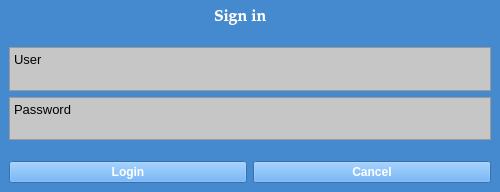
<?xml version="1.0" encoding="UTF-8"?>
<ui version="4.0">
 <class>MainWindow</class>
 <widget class="QMainWindow" name="MainWindow">
  <property name="enabled">
   <bool>true</bool>
  </property>
  <property name="geometry">
   <rect>
    <x>0</x>
    <y>0</y>
    <width>500</width>
    <height>192</height>
   </rect>
  </property>
  <property name="sizePolicy">
   <sizepolicy hsizetype="Fixed" vsizetype="Fixed">
    <horstretch>200</horstretch>
    <verstretch>0</verstretch>
   </sizepolicy>
  </property>
  <property name="minimumSize">
   <size>
    <width>500</width>
    <height>192</height>
   </size>
  </property>
  <property name="maximumSize">
   <size>
    <width>500</width>
    <height>192</height>
   </size>
  </property>
  <property name="palette">
   <palette>
    <active>
     <colorrole role="WindowText">
      <brush brushstyle="SolidPattern">
       <color alpha="255">
        <red>0</red>
        <green>0</green>
        <blue>0</blue>
       </color>
      </brush>
     </colorrole>
     <colorrole role="Button">
      <brush brushstyle="SolidPattern">
       <color alpha="255">
        <red>69</red>
        <green>138</green>
        <blue>207</blue>
       </color>
      </brush>
     </colorrole>
     <colorrole role="Light">
      <brush brushstyle="SolidPattern">
       <color alpha="255">
        <red>141</red>
        <green>198</green>
        <blue>255</blue>
       </color>
      </brush>
     </colorrole>
     <colorrole role="Midlight">
      <brush brushstyle="SolidPattern">
       <color alpha="255">
        <red>105</red>
        <green>168</green>
        <blue>231</blue>
       </color>
      </brush>
     </colorrole>
     <colorrole role="Dark">
      <brush brushstyle="SolidPattern">
       <color alpha="255">
        <red>34</red>
        <green>69</green>
        <blue>103</blue>
       </color>
      </brush>
     </colorrole>
     <colorrole role="Mid">
      <brush brushstyle="SolidPattern">
       <color alpha="255">
        <red>46</red>
        <green>92</green>
        <blue>138</blue>
       </color>
      </brush>
     </colorrole>
     <colorrole role="Text">
      <brush brushstyle="SolidPattern">
       <color alpha="255">
        <red>0</red>
        <green>0</green>
        <blue>0</blue>
       </color>
      </brush>
     </colorrole>
     <colorrole role="BrightText">
      <brush brushstyle="SolidPattern">
       <color alpha="255">
        <red>255</red>
        <green>255</green>
        <blue>255</blue>
       </color>
      </brush>
     </colorrole>
     <colorrole role="ButtonText">
      <brush brushstyle="SolidPattern">
       <color alpha="255">
        <red>0</red>
        <green>0</green>
        <blue>0</blue>
       </color>
      </brush>
     </colorrole>
     <colorrole role="Base">
      <brush brushstyle="SolidPattern">
       <color alpha="255">
        <red>255</red>
        <green>255</green>
        <blue>255</blue>
       </color>
      </brush>
     </colorrole>
     <colorrole role="Window">
      <brush brushstyle="SolidPattern">
       <color alpha="255">
        <red>69</red>
        <green>138</green>
        <blue>207</blue>
       </color>
      </brush>
     </colorrole>
     <colorrole role="Shadow">
      <brush brushstyle="SolidPattern">
       <color alpha="255">
        <red>0</red>
        <green>0</green>
        <blue>0</blue>
       </color>
      </brush>
     </colorrole>
     <colorrole role="AlternateBase">
      <brush brushstyle="SolidPattern">
       <color alpha="255">
        <red>162</red>
        <green>196</green>
        <blue>231</blue>
       </color>
      </brush>
     </colorrole>
     <colorrole role="ToolTipBase">
      <brush brushstyle="SolidPattern">
       <color alpha="255">
        <red>255</red>
        <green>255</green>
        <blue>220</blue>
       </color>
      </brush>
     </colorrole>
     <colorrole role="ToolTipText">
      <brush brushstyle="SolidPattern">
       <color alpha="255">
        <red>0</red>
        <green>0</green>
        <blue>0</blue>
       </color>
      </brush>
     </colorrole>
    </active>
    <inactive>
     <colorrole role="WindowText">
      <brush brushstyle="SolidPattern">
       <color alpha="255">
        <red>0</red>
        <green>0</green>
        <blue>0</blue>
       </color>
      </brush>
     </colorrole>
     <colorrole role="Button">
      <brush brushstyle="SolidPattern">
       <color alpha="255">
        <red>69</red>
        <green>138</green>
        <blue>207</blue>
       </color>
      </brush>
     </colorrole>
     <colorrole role="Light">
      <brush brushstyle="SolidPattern">
       <color alpha="255">
        <red>141</red>
        <green>198</green>
        <blue>255</blue>
       </color>
      </brush>
     </colorrole>
     <colorrole role="Midlight">
      <brush brushstyle="SolidPattern">
       <color alpha="255">
        <red>105</red>
        <green>168</green>
        <blue>231</blue>
       </color>
      </brush>
     </colorrole>
     <colorrole role="Dark">
      <brush brushstyle="SolidPattern">
       <color alpha="255">
        <red>34</red>
        <green>69</green>
        <blue>103</blue>
       </color>
      </brush>
     </colorrole>
     <colorrole role="Mid">
      <brush brushstyle="SolidPattern">
       <color alpha="255">
        <red>46</red>
        <green>92</green>
        <blue>138</blue>
       </color>
      </brush>
     </colorrole>
     <colorrole role="Text">
      <brush brushstyle="SolidPattern">
       <color alpha="255">
        <red>0</red>
        <green>0</green>
        <blue>0</blue>
       </color>
      </brush>
     </colorrole>
     <colorrole role="BrightText">
      <brush brushstyle="SolidPattern">
       <color alpha="255">
        <red>255</red>
        <green>255</green>
        <blue>255</blue>
       </color>
      </brush>
     </colorrole>
     <colorrole role="ButtonText">
      <brush brushstyle="SolidPattern">
       <color alpha="255">
        <red>0</red>
        <green>0</green>
        <blue>0</blue>
       </color>
      </brush>
     </colorrole>
     <colorrole role="Base">
      <brush brushstyle="SolidPattern">
       <color alpha="255">
        <red>255</red>
        <green>255</green>
        <blue>255</blue>
       </color>
      </brush>
     </colorrole>
     <colorrole role="Window">
      <brush brushstyle="SolidPattern">
       <color alpha="255">
        <red>69</red>
        <green>138</green>
        <blue>207</blue>
       </color>
      </brush>
     </colorrole>
     <colorrole role="Shadow">
      <brush brushstyle="SolidPattern">
       <color alpha="255">
        <red>0</red>
        <green>0</green>
        <blue>0</blue>
       </color>
      </brush>
     </colorrole>
     <colorrole role="AlternateBase">
      <brush brushstyle="SolidPattern">
       <color alpha="255">
        <red>162</red>
        <green>196</green>
        <blue>231</blue>
       </color>
      </brush>
     </colorrole>
     <colorrole role="ToolTipBase">
      <brush brushstyle="SolidPattern">
       <color alpha="255">
        <red>255</red>
        <green>255</green>
        <blue>220</blue>
       </color>
      </brush>
     </colorrole>
     <colorrole role="ToolTipText">
      <brush brushstyle="SolidPattern">
       <color alpha="255">
        <red>0</red>
        <green>0</green>
        <blue>0</blue>
       </color>
      </brush>
     </colorrole>
    </inactive>
    <disabled>
     <colorrole role="WindowText">
      <brush brushstyle="SolidPattern">
       <color alpha="255">
        <red>34</red>
        <green>69</green>
        <blue>103</blue>
       </color>
      </brush>
     </colorrole>
     <colorrole role="Button">
      <brush brushstyle="SolidPattern">
       <color alpha="255">
        <red>69</red>
        <green>138</green>
        <blue>207</blue>
       </color>
      </brush>
     </colorrole>
     <colorrole role="Light">
      <brush brushstyle="SolidPattern">
       <color alpha="255">
        <red>141</red>
        <green>198</green>
        <blue>255</blue>
       </color>
      </brush>
     </colorrole>
     <colorrole role="Midlight">
      <brush brushstyle="SolidPattern">
       <color alpha="255">
        <red>105</red>
        <green>168</green>
        <blue>231</blue>
       </color>
      </brush>
     </colorrole>
     <colorrole role="Dark">
      <brush brushstyle="SolidPattern">
       <color alpha="255">
        <red>34</red>
        <green>69</green>
        <blue>103</blue>
       </color>
      </brush>
     </colorrole>
     <colorrole role="Mid">
      <brush brushstyle="SolidPattern">
       <color alpha="255">
        <red>46</red>
        <green>92</green>
        <blue>138</blue>
       </color>
      </brush>
     </colorrole>
     <colorrole role="Text">
      <brush brushstyle="SolidPattern">
       <color alpha="255">
        <red>34</red>
        <green>69</green>
        <blue>103</blue>
       </color>
      </brush>
     </colorrole>
     <colorrole role="BrightText">
      <brush brushstyle="SolidPattern">
       <color alpha="255">
        <red>255</red>
        <green>255</green>
        <blue>255</blue>
       </color>
      </brush>
     </colorrole>
     <colorrole role="ButtonText">
      <brush brushstyle="SolidPattern">
       <color alpha="255">
        <red>34</red>
        <green>69</green>
        <blue>103</blue>
       </color>
      </brush>
     </colorrole>
     <colorrole role="Base">
      <brush brushstyle="SolidPattern">
       <color alpha="255">
        <red>69</red>
        <green>138</green>
        <blue>207</blue>
       </color>
      </brush>
     </colorrole>
     <colorrole role="Window">
      <brush brushstyle="SolidPattern">
       <color alpha="255">
        <red>69</red>
        <green>138</green>
        <blue>207</blue>
       </color>
      </brush>
     </colorrole>
     <colorrole role="Shadow">
      <brush brushstyle="SolidPattern">
       <color alpha="255">
        <red>0</red>
        <green>0</green>
        <blue>0</blue>
       </color>
      </brush>
     </colorrole>
     <colorrole role="AlternateBase">
      <brush brushstyle="SolidPattern">
       <color alpha="255">
        <red>69</red>
        <green>138</green>
        <blue>207</blue>
       </color>
      </brush>
     </colorrole>
     <colorrole role="ToolTipBase">
      <brush brushstyle="SolidPattern">
       <color alpha="255">
        <red>255</red>
        <green>255</green>
        <blue>220</blue>
       </color>
      </brush>
     </colorrole>
     <colorrole role="ToolTipText">
      <brush brushstyle="SolidPattern">
       <color alpha="255">
        <red>0</red>
        <green>0</green>
        <blue>0</blue>
       </color>
      </brush>
     </colorrole>
    </disabled>
   </palette>
  </property>
  <property name="cursor">
   <cursorShape>ArrowCursor</cursorShape>
  </property>
  <property name="windowTitle">
   <string>Authorization</string>
  </property>
  <property name="autoFillBackground">
   <bool>false</bool>
  </property>
  <property name="styleSheet">
   <string notr="true"/>
  </property>
  <widget class="QWidget" name="centralwidget">
   <property name="enabled">
    <bool>true</bool>
   </property>
   <property name="sizePolicy">
    <sizepolicy hsizetype="MinimumExpanding" vsizetype="MinimumExpanding">
     <horstretch>0</horstretch>
     <verstretch>0</verstretch>
    </sizepolicy>
   </property>
   <layout class="QVBoxLayout" name="verticalLayout_2">
    <item>
     <widget class="QLabel" name="sign_in">
      <property name="enabled">
       <bool>true</bool>
      </property>
      <property name="font">
       <font>
        <family>Palatino Linotype</family>
        <pointsize>12</pointsize>
        <weight>75</weight>
        <bold>true</bold>
       </font>
      </property>
      <property name="styleSheet">
       <string notr="true">color: rgb(255, 255, 255);</string>
      </property>
      <property name="frameShape">
       <enum>QFrame::NoFrame</enum>
      </property>
      <property name="frameShadow">
       <enum>QFrame::Plain</enum>
      </property>
      <property name="text">
       <string>Sign in</string>
      </property>
      <property name="textFormat">
       <enum>Qt::PlainText</enum>
      </property>
      <property name="wordWrap">
       <bool>false</bool>
      </property>
      <property name="margin">
       <number>0</number>
      </property>
      <property name="indent">
       <number>205</number>
      </property>
     </widget>
    </item>
    <item>
     <layout class="QVBoxLayout" name="verticalLayout">
      <property name="topMargin">
       <number>15</number>
      </property>
      <property name="bottomMargin">
       <number>15</number>
      </property>
      <item>
       <widget class="QTextEdit" name="user">
        <property name="cursor" stdset="0">
         <cursorShape>IBeamCursor</cursorShape>
        </property>
        <property name="styleSheet">
         <string notr="true">background-color: rgb(198, 198, 198);</string>
        </property>
        <property name="html">
         <string>&lt;!DOCTYPE HTML PUBLIC &quot;-//W3C//DTD HTML 4.0//EN&quot; &quot;http://www.w3.org/TR/REC-html40/strict.dtd&quot;&gt;
&lt;html&gt;&lt;head&gt;&lt;meta name=&quot;qrichtext&quot; content=&quot;1&quot; /&gt;&lt;style type=&quot;text/css&quot;&gt;
p, li { white-space: pre-wrap; }
&lt;/style&gt;&lt;/head&gt;&lt;body style=&quot; font-family:'MS Shell Dlg 2'; font-size:7.8pt; font-weight:400; font-style:normal;&quot;&gt;
&lt;p style=&quot; margin-top:0px; margin-bottom:0px; margin-left:0px; margin-right:0px; -qt-block-indent:0; text-indent:0px;&quot;&gt;&lt;span style=&quot; font-size:10pt;&quot;&gt;User&lt;/span&gt;&lt;/p&gt;&lt;/body&gt;&lt;/html&gt;</string>
        </property>
       </widget>
      </item>
      <item>
       <widget class="QTextEdit" name="password">
        <property name="cursor" stdset="0">
         <cursorShape>IBeamCursor</cursorShape>
        </property>
        <property name="styleSheet">
         <string notr="true">background-color: rgb(198, 198, 198);</string>
        </property>
        <property name="html">
         <string>&lt;!DOCTYPE HTML PUBLIC &quot;-//W3C//DTD HTML 4.0//EN&quot; &quot;http://www.w3.org/TR/REC-html40/strict.dtd&quot;&gt;
&lt;html&gt;&lt;head&gt;&lt;meta name=&quot;qrichtext&quot; content=&quot;1&quot; /&gt;&lt;style type=&quot;text/css&quot;&gt;
p, li { white-space: pre-wrap; }
&lt;/style&gt;&lt;/head&gt;&lt;body style=&quot; font-family:'MS Shell Dlg 2'; font-size:7.8pt; font-weight:400; font-style:normal;&quot;&gt;
&lt;p style=&quot; margin-top:0px; margin-bottom:0px; margin-left:0px; margin-right:0px; -qt-block-indent:0; text-indent:0px;&quot;&gt;&lt;span style=&quot; font-size:10pt;&quot;&gt;Password&lt;/span&gt;&lt;/p&gt;&lt;/body&gt;&lt;/html&gt;</string>
        </property>
       </widget>
      </item>
     </layout>
    </item>
    <item>
     <layout class="QHBoxLayout" name="horizontalLayout">
      <item>
       <widget class="QPushButton" name="button_check">
        <property name="palette">
         <palette>
          <active>
           <colorrole role="Button">
            <brush brushstyle="SolidPattern">
             <color alpha="255">
              <red>78</red>
              <green>157</green>
              <blue>236</blue>
             </color>
            </brush>
           </colorrole>
           <colorrole role="ButtonText">
            <brush brushstyle="SolidPattern">
             <color alpha="255">
              <red>255</red>
              <green>255</green>
              <blue>255</blue>
             </color>
            </brush>
           </colorrole>
           <colorrole role="Base">
            <brush brushstyle="SolidPattern">
             <color alpha="255">
              <red>78</red>
              <green>157</green>
              <blue>236</blue>
             </color>
            </brush>
           </colorrole>
           <colorrole role="Window">
            <brush brushstyle="SolidPattern">
             <color alpha="255">
              <red>78</red>
              <green>157</green>
              <blue>236</blue>
             </color>
            </brush>
           </colorrole>
          </active>
          <inactive>
           <colorrole role="Button">
            <brush brushstyle="SolidPattern">
             <color alpha="255">
              <red>78</red>
              <green>157</green>
              <blue>236</blue>
             </color>
            </brush>
           </colorrole>
           <colorrole role="ButtonText">
            <brush brushstyle="SolidPattern">
             <color alpha="255">
              <red>255</red>
              <green>255</green>
              <blue>255</blue>
             </color>
            </brush>
           </colorrole>
           <colorrole role="Base">
            <brush brushstyle="SolidPattern">
             <color alpha="255">
              <red>78</red>
              <green>157</green>
              <blue>236</blue>
             </color>
            </brush>
           </colorrole>
           <colorrole role="Window">
            <brush brushstyle="SolidPattern">
             <color alpha="255">
              <red>78</red>
              <green>157</green>
              <blue>236</blue>
             </color>
            </brush>
           </colorrole>
          </inactive>
          <disabled>
           <colorrole role="Button">
            <brush brushstyle="SolidPattern">
             <color alpha="255">
              <red>78</red>
              <green>157</green>
              <blue>236</blue>
             </color>
            </brush>
           </colorrole>
           <colorrole role="ButtonText">
            <brush brushstyle="SolidPattern">
             <color alpha="255">
              <red>42</red>
              <green>0</green>
              <blue>63</blue>
             </color>
            </brush>
           </colorrole>
           <colorrole role="Base">
            <brush brushstyle="SolidPattern">
             <color alpha="255">
              <red>78</red>
              <green>157</green>
              <blue>236</blue>
             </color>
            </brush>
           </colorrole>
           <colorrole role="Window">
            <brush brushstyle="SolidPattern">
             <color alpha="255">
              <red>78</red>
              <green>157</green>
              <blue>236</blue>
             </color>
            </brush>
           </colorrole>
          </disabled>
         </palette>
        </property>
        <property name="font">
         <font>
          <weight>75</weight>
          <bold>true</bold>
         </font>
        </property>
        <property name="styleSheet">
         <string notr="true">background-color: rgb(78, 157, 236);</string>
        </property>
        <property name="text">
         <string>Login</string>
        </property>
       </widget>
      </item>
      <item>
       <widget class="QPushButton" name="button_cancel">
        <property name="palette">
         <palette>
          <active>
           <colorrole role="Button">
            <brush brushstyle="SolidPattern">
             <color alpha="255">
              <red>78</red>
              <green>157</green>
              <blue>236</blue>
             </color>
            </brush>
           </colorrole>
           <colorrole role="ButtonText">
            <brush brushstyle="SolidPattern">
             <color alpha="255">
              <red>255</red>
              <green>255</green>
              <blue>255</blue>
             </color>
            </brush>
           </colorrole>
           <colorrole role="Base">
            <brush brushstyle="SolidPattern">
             <color alpha="255">
              <red>78</red>
              <green>157</green>
              <blue>236</blue>
             </color>
            </brush>
           </colorrole>
           <colorrole role="Window">
            <brush brushstyle="SolidPattern">
             <color alpha="255">
              <red>78</red>
              <green>157</green>
              <blue>236</blue>
             </color>
            </brush>
           </colorrole>
          </active>
          <inactive>
           <colorrole role="Button">
            <brush brushstyle="SolidPattern">
             <color alpha="255">
              <red>78</red>
              <green>157</green>
              <blue>236</blue>
             </color>
            </brush>
           </colorrole>
           <colorrole role="ButtonText">
            <brush brushstyle="SolidPattern">
             <color alpha="255">
              <red>255</red>
              <green>255</green>
              <blue>255</blue>
             </color>
            </brush>
           </colorrole>
           <colorrole role="Base">
            <brush brushstyle="SolidPattern">
             <color alpha="255">
              <red>78</red>
              <green>157</green>
              <blue>236</blue>
             </color>
            </brush>
           </colorrole>
           <colorrole role="Window">
            <brush brushstyle="SolidPattern">
             <color alpha="255">
              <red>78</red>
              <green>157</green>
              <blue>236</blue>
             </color>
            </brush>
           </colorrole>
          </inactive>
          <disabled>
           <colorrole role="Button">
            <brush brushstyle="SolidPattern">
             <color alpha="255">
              <red>78</red>
              <green>157</green>
              <blue>236</blue>
             </color>
            </brush>
           </colorrole>
           <colorrole role="ButtonText">
            <brush brushstyle="SolidPattern">
             <color alpha="255">
              <red>42</red>
              <green>0</green>
              <blue>63</blue>
             </color>
            </brush>
           </colorrole>
           <colorrole role="Base">
            <brush brushstyle="SolidPattern">
             <color alpha="255">
              <red>78</red>
              <green>157</green>
              <blue>236</blue>
             </color>
            </brush>
           </colorrole>
           <colorrole role="Window">
            <brush brushstyle="SolidPattern">
             <color alpha="255">
              <red>78</red>
              <green>157</green>
              <blue>236</blue>
             </color>
            </brush>
           </colorrole>
          </disabled>
         </palette>
        </property>
        <property name="font">
         <font>
          <weight>75</weight>
          <italic>false</italic>
          <bold>true</bold>
          <underline>false</underline>
          <strikeout>false</strikeout>
          <kerning>true</kerning>
         </font>
        </property>
        <property name="styleSheet">
         <string notr="true">background-color: rgb(78, 157, 236);</string>
        </property>
        <property name="text">
         <string>Cancel</string>
        </property>
       </widget>
      </item>
     </layout>
    </item>
   </layout>
  </widget>
 </widget>
 <resources/>
 <connections/>
</ui>
